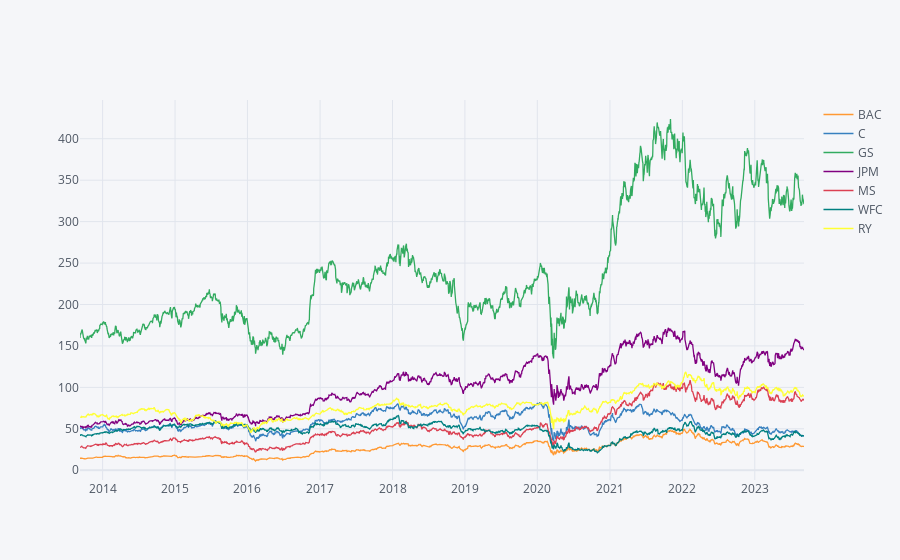

Write notebook code for a chart like this one.
### Code cell
# plotly
bank_stocks.xs(key='Close',axis=1,level='Stock Info').iplot()

### Figure 1 — Plotly figure (JSON) as saved in the notebook; plotly's stock layout.template omitted (floating-point values rounded to 4 significant figures; data arrays with more than 128 entries replaced by an {"elided": "..."} marker saying what was removed)
{"data": [{"line": {"color": "rgba(255, 153, 51, 1.0)", "dash": "solid", "shape": "linear", "width": 1.3}, "mode": "lines", "name": "BAC", "text": "", "type": "scatter", "x": {"elided": "2516 str values"}, "y": {"elided": "2516 float values"}}, {"line": {"color": "rgba(55, 128, 191, 1.0)", "dash": "solid", "shape": "linear", "width": 1.3}, "mode": "lines", "name": "C", "text": "", "type": "scatter", "x": {"elided": "2516 str values"}, "y": {"elided": "2516 float values"}}, {"line": {"color": "rgba(50, 171, 96, 1.0)", "dash": "solid", "shape": "linear", "width": 1.3}, "mode": "lines", "name": "GS", "text": "", "type": "scatter", "x": {"elided": "2516 str values"}, "y": {"elided": "2516 float values"}}, {"line": {"color": "rgba(128, 0, 128, 1.0)", "dash": "solid", "shape": "linear", "width": 1.3}, "mode": "lines", "name": "JPM", "text": "", "type": "scatter", "x": {"elided": "2516 str values"}, "y": {"elided": "2516 float values"}}, {"line": {"color": "rgba(219, 64, 82, 1.0)", "dash": "solid", "shape": "linear", "width": 1.3}, "mode": "lines", "name": "MS", "text": "", "type": "scatter", "x": {"elided": "2516 str values"}, "y": {"elided": "2516 float values"}}, {"line": {"color": "rgba(0, 128, 128, 1.0)", "dash": "solid", "shape": "linear", "width": 1.3}, "mode": "lines", "name": "WFC", "text": "", "type": "scatter", "x": {"elided": "2516 str values"}, "y": {"elided": "2516 float values"}}, {"line": {"color": "rgba(255, 255, 51, 1.0)", "dash": "solid", "shape": "linear", "width": 1.3}, "mode": "lines", "name": "RY", "text": "", "type": "scatter", "x": {"elided": "2516 str values"}, "y": {"elided": "2516 float values"}}], "layout": {"autosize": true, "legend": {"bgcolor": "#F5F6F9", "font": {"color": "#4D5663"}}, "paper_bgcolor": "#F5F6F9", "plot_bgcolor": "#F5F6F9", "title": {"font": {"color": "#4D5663"}}, "xaxis": {"autorange": true, "gridcolor": "#E1E5ED", "range": ["2013-09-09", "2023-09-06"], "showgrid": true, "tickfont": {"color": "#4D5663"}, "title": {"font": {"color": "#4D5663"}, "text": ""}, "type": "date", "zerolinecolor": "#E1E5ED"}, "yaxis": {"autorange": true, "gridcolor": "#E1E5ED", "range": [-11.77, 446.8], "showgrid": true, "tickfont": {"color": "#4D5663"}, "title": {"font": {"color": "#4D5663"}, "text": ""}, "type": "linear", "zerolinecolor": "#E1E5ED"}}}
